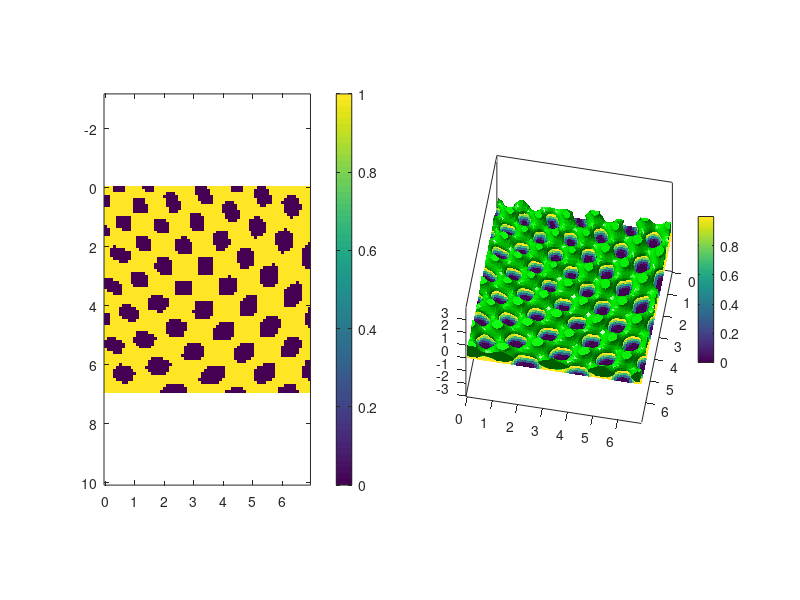

Write the MATLAB code that produced this figure. (Note: this script raises an error after producing the figure.)
% session8.m

% INITIALIZE MATLAB
close all;
clc;
clear all;

% START TIMER
time1 = clock; 

% UNITS
degrees = pi/180;

% OPEN FIGURE WINDOW
fig = figure('Color', 'w', 'Units', 'normalized', 'OuterPosition', [0 0.05 1 0.95]);
set(fig, 'Name', 'Generating Spatially-Variant Lattices');
set(fig, 'NumberTitle', 'off');

%%%%%%%%%%%%%%%%%%%%%%%%%%%%%%%%%%%%%%%%%%%%%%%%%%%%%%%%%%%%%%%%%%%%%%%%%%%
%% MOVIE CREATION
%%%%%%%%%%%%%%%%%%%%%%%%%%%%%%%%%%%%%%%%%%%%%%%%%%%%%%%%%%%%%%%%%%%%%%%%%%%

% % Movie Creation
MAKE_MOVIE = 0;
movie_title = 'Generating_3D_SV_Lattice.mp4';
if MAKE_MOVIE == 1
    vidObj = VideoWriter(movie_title, 'MPEG-4');
    vidObj.FrameRate = 30;
    VidObj.Quality = 100;
    open(vidObj);
end

% PLOT CONTROL
twoD_Slice = 1;

%%%%%%%%%%%%%%%%%%%%%%%%%%%%%%%%%%%%%%%%%%%%%%%%%%%%%%%%%%%%%%%%%%%%%%%%%%%
%% LOAD DATA FROM FILE
%%%%%%%%%%%%%%%%%%%%%%%%%%%%%%%%%%%%%%%%%%%%%%%%%%%%%%%%%%%%%%%%%%%%%%%%%%%

% READ BINARY LATTICE FROM FILE
load svlattice3D SVLB dx2 dy2 dz2;

% CALCULATE GRID
[Nx, Ny, Nz] = size(SVLB);
dx = dx2;
dy = dy2;
dz = dz2;

Sx = Nx*dx;
Sy = Ny*dy;
Sz = Nz*dz;

xa = [0:Nx-1]*dx;
ya = [0:Ny-1]*dy;
za = [0:Nz-1]*dz;

%%%%%%%%%%%%%%%%%%%%%%%%%%%%%%%%%%%%%%%%%%%%%%%%%%%%%%%%%%%%%%%%%%%%%%%%%%%
%% MESH LATTICE
%%%%%%%%%%%%%%%%%%%%%%%%%%%%%%%%%%%%%%%%%%%%%%%%%%%%%%%%%%%%%%%%%%%%%%%%%%%

% FORCE TOP AND BOTTOM OF LATTICE TO BE THE SAME
S = ( SVLB (:,:,1) + SVLB(:,:,Nz))/2;
SVLB(:,:,1)  = S;
SVLB(:,:,Nz) = S;

% SMOOTH LATTICE
SVL = smooth3(SVLB);

if twoD_Slice
    % 2D SLICE
    subplot(1,2,1);
    nzc = round(Nz/2);
    imagesc(xa, ya, SVLB(:,:, nzc)');
    axis equal tight;
    colorbar;

    subplot(1,2,2);
    nzc = round(Nz/2);
    imagesc(xa, ya, SVL(:,:, nzc)');
    axis equal tight;
    colorbar;
end

% MESH THE SURFACE
[F, V]    = isosurface(ya, xa, za, SVL, 0.5);
[FC,  VC] = isocaps(ya, xa, za, SVL, 0.5);

% COMBINE FACES AND VERTICES
F = [F ; FC+length(V(:,1))];
V = [V ; VC];
clear FC VC;

% DRAW MESH
h = patch('faces', F, 'vertices', V, 'FaceColor', 'g', 'LineStyle', 'none');
view(10, 60);
axis equal tight;
camlight; lighting phong;
title('SPATIALLY-VARIANT LATTICE');
drawnow;

% SAVE LATTICE TO STL FILE
disp('Creating STL File...'); drawnow;
svlcad('svlattice3D.stl', F, V);


if MAKE_MOVIE == 1
    close(vidObj);
end


% STOP TIMER
time2 = clock;
t = etime(time2,time1);
disp(['Elapsed time is ' num2str(t) ' seconds.']);
disp(['Elapsed time is ' num2str(t/60) ' minutes.']);
disp(['Elapsed time is ' num2str(t/60/60) ' hours.']);
disp(['Elapsed time is ' num2str(t/60/60/24) ' days.']);
